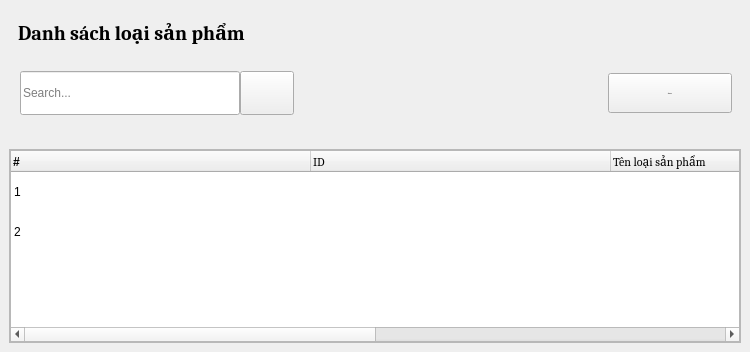
         <widget class="QWidget" name="category_page">
          <layout class="QGridLayout" name="gridLayout_8">
           <property name="leftMargin">
            <number>0</number>
           </property>
           <property name="topMargin">
            <number>0</number>
           </property>
           <property name="rightMargin">
            <number>0</number>
           </property>
           <property name="bottomMargin">
            <number>0</number>
           </property>
           <property name="spacing">
            <number>0</number>
           </property>
           <item row="0" column="0">
            <widget class="QWidget" name="userContainer" native="true">
             <layout class="QGridLayout" name="gridLayout_10">
              <property name="leftMargin">
               <number>0</number>
              </property>
              <property name="topMargin">
               <number>0</number>
              </property>
              <property name="rightMargin">
               <number>0</number>
              </property>
              <property name="bottomMargin">
               <number>0</number>
              </property>
              <item row="0" column="0">
               <widget class="QWidget" name="titleContainer" native="true">
                <property name="minimumSize">
                 <size>
                  <width>0</width>
                  <height>0</height>
                 </size>
                </property>
                <layout class="QGridLayout" name="gridLayout_12">
                 <item row="0" column="0">
                  <widget class="QWidget" name="widget_4" native="true">
                   <layout class="QVBoxLayout" name="verticalLayout_6">
                    <item>
                     <widget class="QLabel" name="label">
                      <property name="font">
                       <font>
                        <family>Cambria</family>
                        <pointsize>15</pointsize>
                        <bold>true</bold>
                       </font>
                      </property>
                      <property name="text">
                       <string>Danh sách loại sản phẩm</string>
                      </property>
                     </widget>
                    </item>
                   </layout>
                  </widget>
                 </item>
                 <item row="1" column="0">
                  <widget class="QWidget" name="widget_2" native="true">
                   <layout class="QHBoxLayout" name="horizontalLayout_6">
                    <item>
                     <widget class="QWidget" name="searchBoxContainer_3" native="true">
                      <layout class="QHBoxLayout" name="horizontalLayout_5">
                       <property name="spacing">
                        <number>0</number>
                       </property>
                       <property name="leftMargin">
                        <number>0</number>
                       </property>
                       <property name="topMargin">
                        <number>1</number>
                       </property>
                       <property name="rightMargin">
                        <number>0</number>
                       </property>
                       <property name="bottomMargin">
                        <number>1</number>
                       </property>
                       <item>
                        <layout class="QHBoxLayout" name="searchBox">
                         <property name="spacing">
                          <number>0</number>
                         </property>
                         <property name="leftMargin">
                          <number>2</number>
                         </property>
                         <item>
                          <widget class="QLineEdit" name="search_input_category_2">
                           <property name="minimumSize">
                            <size>
                             <width>220</width>
                             <height>44</height>
                            </size>
                           </property>
                           <property name="placeholderText">
                            <string>Search...</string>
                           </property>
                          </widget>
                         </item>
                         <item>
                          <widget class="QPushButton" name="search_btn_category_2">
                           <property name="sizePolicy">
                            <sizepolicy hsizetype="Preferred" vsizetype="Preferred">
                             <horstretch>0</horstretch>
                             <verstretch>0</verstretch>
                            </sizepolicy>
                           </property>
                           <property name="minimumSize">
                            <size>
                             <width>54</width>
                             <height>40</height>
                            </size>
                           </property>
                           <property name="maximumSize">
                            <size>
                             <width>40</width>
                             <height>16777215</height>
                            </size>
                           </property>
                           <property name="cursor">
                            <cursorShape>PointingHandCursor</cursorShape>
                           </property>
                           <property name="text">
                            <string/>
                           </property>
                           <property name="icon">
                            <iconset resource="../resource.qrc">
                             <normaloff>:/icon/resources/icon/search-13-48.ico</normaloff>:/icon/resources/icon/search-13-48.ico</iconset>
                           </property>
                          </widget>
                         </item>
                        </layout>
                       </item>
                      </layout>
                     </widget>
                    </item>
                    <item>
                     <spacer name="horizontalSpacer_3">
                      <property name="orientation">
                       <enum>Qt::Horizontal</enum>
                      </property>
                      <property name="sizeHint" stdset="0">
                       <size>
                        <width>308</width>
                        <height>20</height>
                       </size>
                      </property>
                     </spacer>
                    </item>
                    <item>
                     <widget class="QWidget" name="widget_5" native="true">
                      <property name="minimumSize">
                       <size>
                        <width>100</width>
                        <height>0</height>
                       </size>
                      </property>
                      <layout class="QVBoxLayout" name="verticalLayout_12">
                       <property name="spacing">
                        <number>0</number>
                       </property>
                       <property name="leftMargin">
                        <number>0</number>
                       </property>
                       <property name="topMargin">
                        <number>0</number>
                       </property>
                       <property name="rightMargin">
                        <number>0</number>
                       </property>
                       <property name="bottomMargin">
                        <number>0</number>
                       </property>
                       <item>
                        <widget class="QPushButton" name="btn_add_category">
                         <property name="minimumSize">
                          <size>
                           <width>124</width>
                           <height>40</height>
                          </size>
                         </property>
                         <property name="font">
                          <font>
                           <family>Cambria</family>
                           <pointsize>-1</pointsize>
                          </font>
                         </property>
                         <property name="cursor">
                          <cursorShape>PointingHandCursor</cursorShape>
                         </property>
                         <property name="text">
                          <string>Thêm mới</string>
                         </property>
                         <property name="icon">
                          <iconset resource="../resource.qrc">
                           <normaloff>:/icon/resources/icon/plus-solid.svg</normaloff>:/icon/resources/icon/plus-solid.svg</iconset>
                         </property>
                         <property name="autoRepeatInterval">
                          <number>100</number>
                         </property>
                        </widget>
                       </item>
                      </layout>
                     </widget>
                    </item>
                   </layout>
                  </widget>
                 </item>
                </layout>
               </widget>
              </item>
              <item row="1" column="0">
               <widget class="QWidget" name="tableContainer" native="true">
                <property name="sizePolicy">
                 <sizepolicy hsizetype="Preferred" vsizetype="Preferred">
                  <horstretch>0</horstretch>
                  <verstretch>0</verstretch>
                 </sizepolicy>
                </property>
                <layout class="QGridLayout" name="gridLayout_11">
                 <item row="0" column="0">
                  <widget class="QFrame" name="tableUserContainer">
                   <property name="frameShape">
                    <enum>QFrame::StyledPanel</enum>
                   </property>
                   <property name="frameShadow">
                    <enum>QFrame::Raised</enum>
                   </property>
                   <layout class="QGridLayout" name="gridLayout_9">
                    <property name="leftMargin">
                     <number>0</number>
                    </property>
                    <property name="topMargin">
                     <number>0</number>
                    </property>
                    <property name="rightMargin">
                     <number>0</number>
                    </property>
                    <property name="bottomMargin">
                     <number>0</number>
                    </property>
                    <property name="spacing">
                     <number>0</number>
                    </property>
                    <item row="0" column="0">
                     <widget class="QTableWidget" name="table_category">
                      <property name="enabled">
                       <bool>true</bool>
                      </property>
                      <property name="cursor" stdset="0">
                       <cursorShape>PointingHandCursor</cursorShape>
                      </property>
                      <property name="focusPolicy">
                       <enum>Qt::NoFocus</enum>
                      </property>
                      <property name="acceptDrops">
                       <bool>false</bool>
                      </property>
                      <property name="frameShape">
                       <enum>QFrame::StyledPanel</enum>
                      </property>
                      <property name="frameShadow">
                       <enum>QFrame::Sunken</enum>
                      </property>
                      <property name="showDropIndicator" stdset="0">
                       <bool>true</bool>
                      </property>
                      <property name="dragEnabled">
                       <bool>false</bool>
                      </property>
                      <property name="alternatingRowColors">
                       <bool>false</bool>
                      </property>
                      <property name="selectionMode">
                       <enum>QAbstractItemView::SingleSelection</enum>
                      </property>
                      <property name="selectionBehavior">
                       <enum>QAbstractItemView::SelectRows</enum>
                      </property>
                      <property name="iconSize">
                       <size>
                        <width>0</width>
                        <height>0</height>
                       </size>
                      </property>
                      <property name="textElideMode">
                       <enum>Qt::ElideRight</enum>
                      </property>
                      <property name="verticalScrollMode">
                       <enum>QAbstractItemView::ScrollPerItem</enum>
                      </property>
                      <property name="showGrid">
                       <bool>false</bool>
                      </property>
                      <property name="gridStyle">
                       <enum>Qt::NoPen</enum>
                      </property>
                      <property name="sortingEnabled">
                       <bool>false</bool>
                      </property>
                      <property name="rowCount">
                       <number>2</number>
                      </property>
                      <property name="columnCount">
                       <number>4</number>
                      </property>
                      <attribute name="horizontalHeaderVisible">
                       <bool>true</bool>
                      </attribute>
                      <attribute name="horizontalHeaderCascadingSectionResizes">
                       <bool>false</bool>
                      </attribute>
                      <attribute name="horizontalHeaderMinimumSectionSize">
                       <number>57</number>
                      </attribute>
                      <attribute name="horizontalHeaderDefaultSectionSize">
                       <number>300</number>
                      </attribute>
                      <attribute name="horizontalHeaderHighlightSections">
                       <bool>true</bool>
                      </attribute>
                      <attribute name="horizontalHeaderShowSortIndicator" stdset="0">
                       <bool>false</bool>
                      </attribute>
                      <attribute name="horizontalHeaderStretchLastSection">
                       <bool>true</bool>
                      </attribute>
                      <attribute name="verticalHeaderVisible">
                       <bool>false</bool>
                      </attribute>
                      <attribute name="verticalHeaderCascadingSectionResizes">
                       <bool>false</bool>
                      </attribute>
                      <attribute name="verticalHeaderMinimumSectionSize">
                       <number>21</number>
                      </attribute>
                      <attribute name="verticalHeaderDefaultSectionSize">
                       <number>40</number>
                      </attribute>
                      <attribute name="verticalHeaderHighlightSections">
                       <bool>true</bool>
                      </attribute>
                      <row/>
                      <row/>
                      <column>
                       <property name="text">
                        <string>#</string>
                       </property>
                       <property name="font">
                        <font>
                         <bold>true</bold>
                        </font>
                       </property>
                       <property name="textAlignment">
                        <set>AlignLeading|AlignVCenter</set>
                       </property>
                      </column>
                      <column>
                       <property name="text">
                        <string>ID</string>
                       </property>
                       <property name="font">
                        <font>
                         <family>Cambria</family>
                        </font>
                       </property>
                       <property name="textAlignment">
                        <set>AlignLeading|AlignVCenter</set>
                       </property>
                      </column>
                      <column>
                       <property name="text">
                        <string>Tên loại sản phẩm</string>
                       </property>
                       <property name="font">
                        <font>
                         <family>Cambria</family>
                        </font>
                       </property>
                       <property name="textAlignment">
                        <set>AlignLeading|AlignVCenter</set>
                       </property>
                      </column>
                      <column>
                       <property name="text">
                        <string>Thao tác</string>
                       </property>
                       <property name="font">
                        <font>
                         <family>Cambria</family>
                        </font>
                       </property>
                       <property name="textAlignment">
                        <set>AlignLeading|AlignVCenter</set>
                       </property>
                      </column>
                      <item row="0" column="0">
                       <property name="text">
                        <string>1</string>
                       </property>
                      </item>
                      <item row="1" column="0">
                       <property name="text">
                        <string>2</string>
                       </property>
                      </item>
                     </widget>
                    </item>
                   </layout>
                  </widget>
                 </item>
                </layout>
               </widget>
              </item>
             </layout>
            </widget>
           </item>
          </layout>
         </widget>
